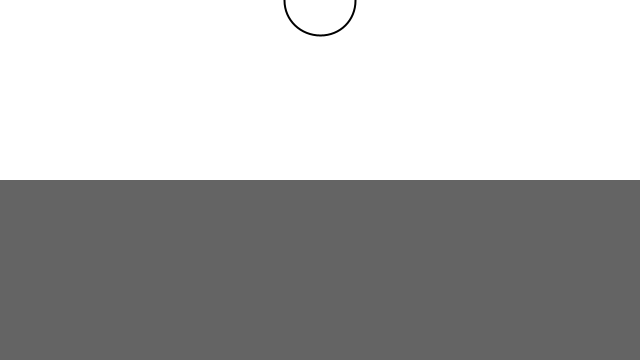
Frame 1 (no input)
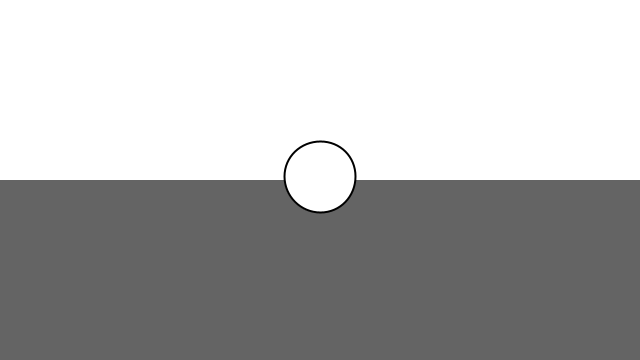
Frame 60 (the mouse pressed at the canvas centre just before this capture)
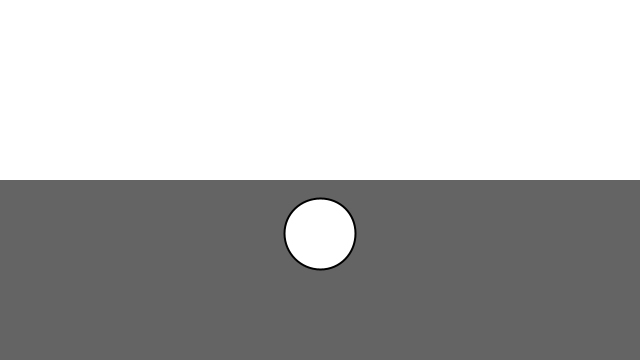
Frame 120 (the mouse held since frame 60 and released just before this capture)

The Processing sketch that drew these frames (run headless with seeded random() and noise(); from frame 60 on, the mouse is pressed at the canvas centre):

// Processing sketch: Mover_with_drag
// ── Mover_with_drag.pde
Mover mover;
Liquid liquid;

void setup(){
  size(640,360);
  mover = new Mover();
  liquid = new Liquid(0,height/2,width,height,0.5);
}

void draw(){
  background(255);
  liquid.display();
  
  PVector gravity = new PVector(0,0.1);
  gravity.mult(mover.mass);
  mover.applyForce(gravity);
  
  if(liquid.contains(mover)){
    PVector drag = liquid.drag(mover);
    mover.applyForce(drag);
  }
  
  mover.display();
  mover.edges();
  mover.move();
  
}
// ── Liquid.pde
class Liquid {

  float x;
  float y;
  float w;
  float h;
  float c;

  Liquid(float x_, float y_, float w_, float h_, float c_) {
    x = x_;
    y = y_;
    w = w_;
    h = h_;
    c = c_;
  }

  boolean contains(Mover m) {
    PVector l = m.location;
    return l.x > x && l.x < x + w && l.y > y && l.y < y + h;
  }
  
  void display() {
    fill(100);
    noStroke();
    rect(x, y, w, h);
  }

  PVector drag(Mover mover) {
    PVector drag = mover.velocity.get();
    float speed = mover.velocity.mag();
    drag.normalize();
    drag.mult(-1*speed*speed*liquid.c);
    return drag;
  }
}
// ── Mover.pde
class Mover {

  PVector location;
  PVector velocity;
  PVector acceleration;
  float mass;

  Mover() {
    location = new PVector(width/2, 0);
    velocity = new PVector(0, 0);
    acceleration = new PVector(0, 0);
    mass = random(1,5);
  }

  void applyForce(PVector force) {
    PVector f =  PVector.div(force,mass);
    acceleration.add(f);
  }

  void display() {
    fill(255);
    stroke(0);
    strokeWeight(2);
    ellipse(location.x, location.y, 20*mass, 20*mass);
  }

  void move() {
    velocity.add(acceleration);
    location.add(velocity);
    acceleration.mult(0);
  }

  void edges() {
    if (location.x>width) {
      location.x = width;
      velocity.x = -1*velocity.x;
    }
    if (location.x <0) {
      location.x = 0;
      velocity.x = -1*velocity.x;
    }
    if (location.y>height) {
      location.y = height;
      velocity.y = -0.9*velocity.y;
    }
  }
}
